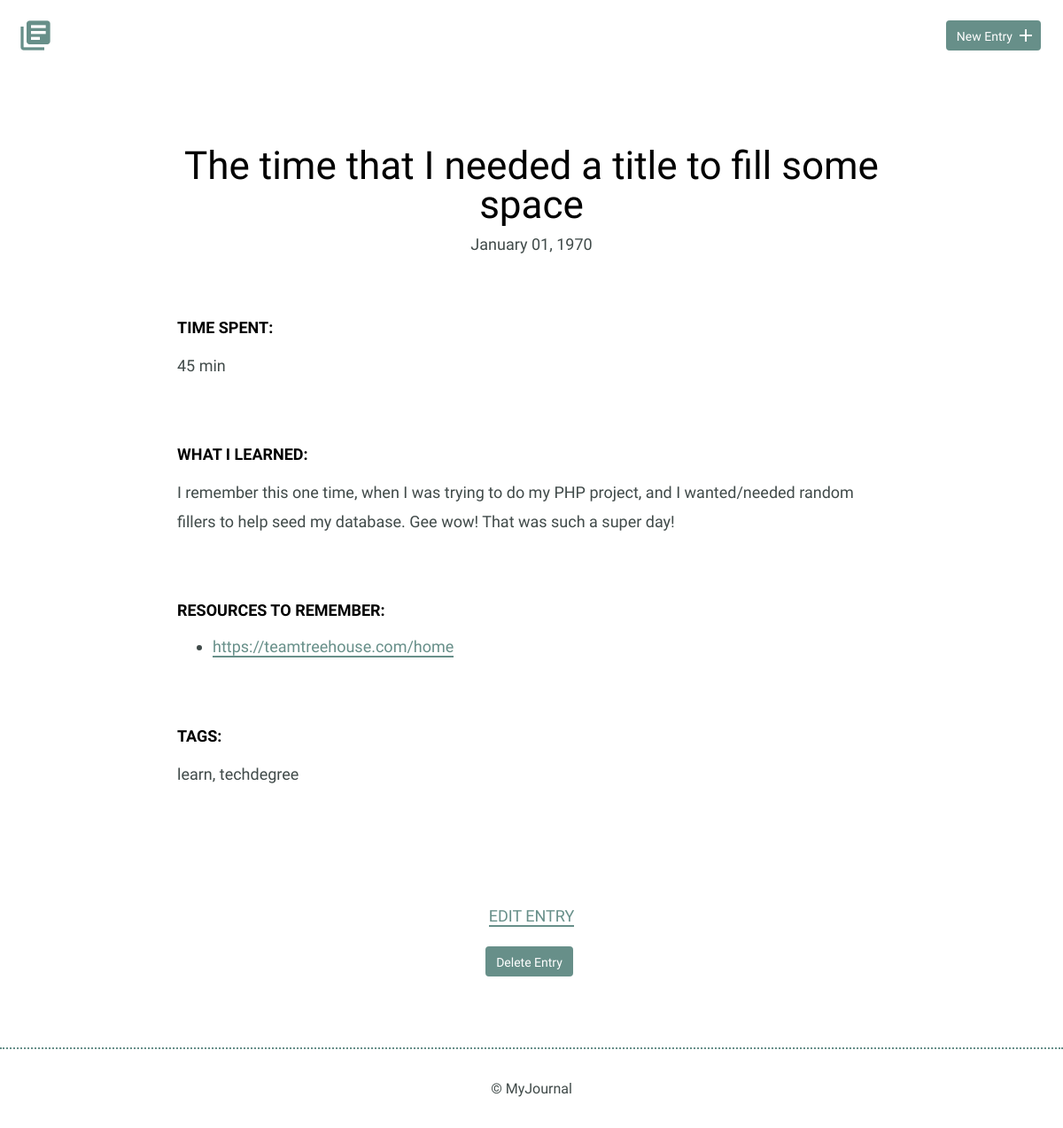
The app's page /detail.php?id=4 with its own data.
### tables this page shows
CREATE TABLE "entries" (
	`id`	INTEGER,
	`title`	TEXT,
	`date`	TEXT,
	`time_spent`	INTEGER,
	`learned`	BLOB,
	`resources`	BLOB, tags TEXT,
	PRIMARY KEY(`id`)
);

### detail.php (the view, shortened to what this page needs)
<?php
include('inc/header.php');
include('inc/functions.php');
if(!empty($_GET['id'])){
    $entry_id = intval($_GET['id']);
}
try{
    $result = $db->prepare('SELECT *
    FROM entries
    WHERE id =?');
    $result->bindParam(1, $entry_id);
    $result->execute();
}catch(Exception $e){
    echo $e->getMessage();
    die();
}
$entry = $result->fetch(PDO::FETCH_ASSOC);
?>
                <div class="entry-list single">
                    <article>
                        <h1><?php echo $entry['title']; ?></h1>
                        <time datetime="<?php echo $entry['date'];?>"><?php echo date('F d, Y', $entry['date']);?></time>
                        <div class="entry">
                            <h3>Time Spent: </h3>
                            <p><?php echo $entry['time_spent'];?></p>
                        </div>
                        <div class="entry">
                            <h3>What I Learned:</h3>
                            <p><?php echo $entry['learned'];?></p>
                        </div>
                        <div class="entry">
                            <h3>Resources to Remember:</h3>
                            <?php
                                if (!empty($entry['resources'])) {
                                    echo "<ul>";
                                    foreach (explode(',', $entry['resources']) as $ent) {
                                        if (stripos(trim($ent), 'http://') === 0 or stripos(trim($ent), 'https://') === 0) {
                                            echo "<li><a href='" . strtolower(trim($ent)) . "' target='_blank'>" . strtolower(trim($ent)) . "</a></li>";
                                        } else {
                                            echo "<li>" . trim($ent) . "</li>";
                                        }
                                    }
                                    echo "</ul>";
                                }
                            ?>
                        </div>
                        <div class="entry">
                            <h3>Tags:</h3>
                            <p><?php echo $entry['tags'];?></p>
                        </div>
                    </article>
                </div>
            </div>
            <div class="edit">
                <p><a href="edit.php?id=<?php echo $entry['id'];?>">Edit Entry</a></p>
                <?php
                                              echo " <form method='post' action='detail.php' onsubmit='return confirm(\"Are you sure you want to delete this entry?\")'>\n";
                                              echo '<input type="submit" value="Delete Entry" class="button">';
                                              echo " </form>";
                ?>
            </div>
        </section>
        <footer>
            <div>
                &copy; MyJournal
            </div>
        </footer>
    </body>
</html>

### css/site.css (style rules this page uses)
body { font-size: 16px; color: #404a49; font-family: 'Cousine', serif; font-weight: 400; }
footer { text-align: center; padding: 35px 0; border-top: 2px dotted #678f89; }
.button { padding: 8px 10px 6px 10px; background: #678f89; border: 2px solid #678f89; border-radius: 4px; text-decoration: none; color: #FFF; position: relative; text-align: center; font-size: 14px; }
h1, h2, h3 { margin: 0; font-weight: 400; line-height: 1em; color: #000; }
h1 { font-size: 44px; margin-bottom: 12px; }
h3 { font-size: 18px; font-family: 'Work Sans', serif; font-weight: 600; text-transform: uppercase; }
p { line-height: 1.8em; font-size: 18px; }
p a { border-bottom: 2px solid #678f89; padding: 0; color: #678f89; text-decoration: none; }
ul li { line-height: 1.8em; font-size: 18px; }
ul li a { border-bottom: 2px solid #678f89; line-height: 1.8em; color: #678f89; text-decoration: none; }
.entry-list, .edit-entry, .new-entry { max-width: 800px; margin: 0 auto; padding: 70px 0 150px 0; }
.entry-list article { margin-bottom: 70px; text-align: center; }
.entry-list article:last-child { margin-bottom: 0; }
.entry-list.single { padding-bottom: 70px; }
.entry-list.single time { font-size: 18px; }
.entry { max-width: 800px; margin: 75px auto 0 auto; text-align: left; }
.entry p { margin-bottom: 40px; }
.edit { padding-bottom: 80px; text-align: center; margin: 0 auto; }
.edit a { font-weight: 400; text-transform: uppercase; font-size: 18px; }
input[type=submit] { margin-right: 5px; }

### records on screen
entries: title "The time that I needed a title to fill some space", date "January 01, 1970", time_spent "45 min", learned "I remember this one time, when I was trying to do my PHP project, and I wanted/needed random fillers to help seed my database. Gee wow! That was such a super day!", resources "https://teamtreehouse.com/home", tags "learn, techdegree"
